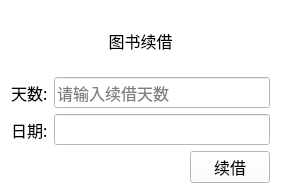
<?xml version="1.0" encoding="UTF-8"?>
<ui version="4.0">
 <class>Form</class>
 <widget class="QWidget" name="Form">
  <property name="geometry">
   <rect>
    <x>0</x>
    <y>0</y>
    <width>281</width>
    <height>194</height>
   </rect>
  </property>
  <property name="windowTitle">
   <string>Form</string>
  </property>
  <property name="styleSheet">
   <string notr="true">background-color: rgb(255, 255, 255);</string>
  </property>
  <layout class="QGridLayout" name="gridLayout">
   <item row="0" column="0">
    <layout class="QVBoxLayout" name="verticalLayout">
     <item>
      <widget class="QLabel" name="book_name_label">
       <property name="font">
        <font>
         <family>宋体</family>
         <pointsize>12</pointsize>
        </font>
       </property>
       <property name="text">
        <string>图书续借</string>
       </property>
       <property name="alignment">
        <set>Qt::AlignCenter</set>
       </property>
      </widget>
     </item>
     <item>
      <layout class="QHBoxLayout" name="horizontalLayout">
       <item>
        <widget class="QLabel" name="label_2">
         <property name="font">
          <font>
           <family>宋体</family>
           <pointsize>12</pointsize>
          </font>
         </property>
         <property name="text">
          <string>天数:</string>
         </property>
        </widget>
       </item>
       <item>
        <widget class="QLineEdit" name="renew_days_lineEdit">
         <property name="font">
          <font>
           <family>Agency FB</family>
           <pointsize>12</pointsize>
          </font>
         </property>
         <property name="text">
          <string/>
         </property>
         <property name="placeholderText">
          <string>请输入续借天数</string>
         </property>
        </widget>
       </item>
      </layout>
     </item>
     <item>
      <layout class="QHBoxLayout" name="horizontalLayout_2">
       <item>
        <widget class="QLabel" name="label_3">
         <property name="font">
          <font>
           <family>宋体</family>
           <pointsize>12</pointsize>
          </font>
         </property>
         <property name="text">
          <string>日期:</string>
         </property>
        </widget>
       </item>
       <item>
        <widget class="QLineEdit" name="return_date_lineEdit">
         <property name="font">
          <font>
           <family>Agency FB</family>
           <pointsize>12</pointsize>
          </font>
         </property>
         <property name="text">
          <string/>
         </property>
         <property name="echoMode">
          <enum>QLineEdit::Normal</enum>
         </property>
         <property name="readOnly">
          <bool>true</bool>
         </property>
        </widget>
       </item>
      </layout>
     </item>
     <item>
      <layout class="QHBoxLayout" name="horizontalLayout_3">
       <item>
        <spacer name="horizontalSpacer">
         <property name="orientation">
          <enum>Qt::Horizontal</enum>
         </property>
         <property name="sizeHint" stdset="0">
          <size>
           <width>40</width>
           <height>20</height>
          </size>
         </property>
        </spacer>
       </item>
       <item>
        <widget class="QPushButton" name="renew_pushButton">
         <property name="font">
          <font>
           <family>宋体</family>
           <pointsize>12</pointsize>
          </font>
         </property>
         <property name="text">
          <string>续借</string>
         </property>
        </widget>
       </item>
      </layout>
     </item>
    </layout>
   </item>
  </layout>
 </widget>
 <resources/>
 <connections/>
</ui>
